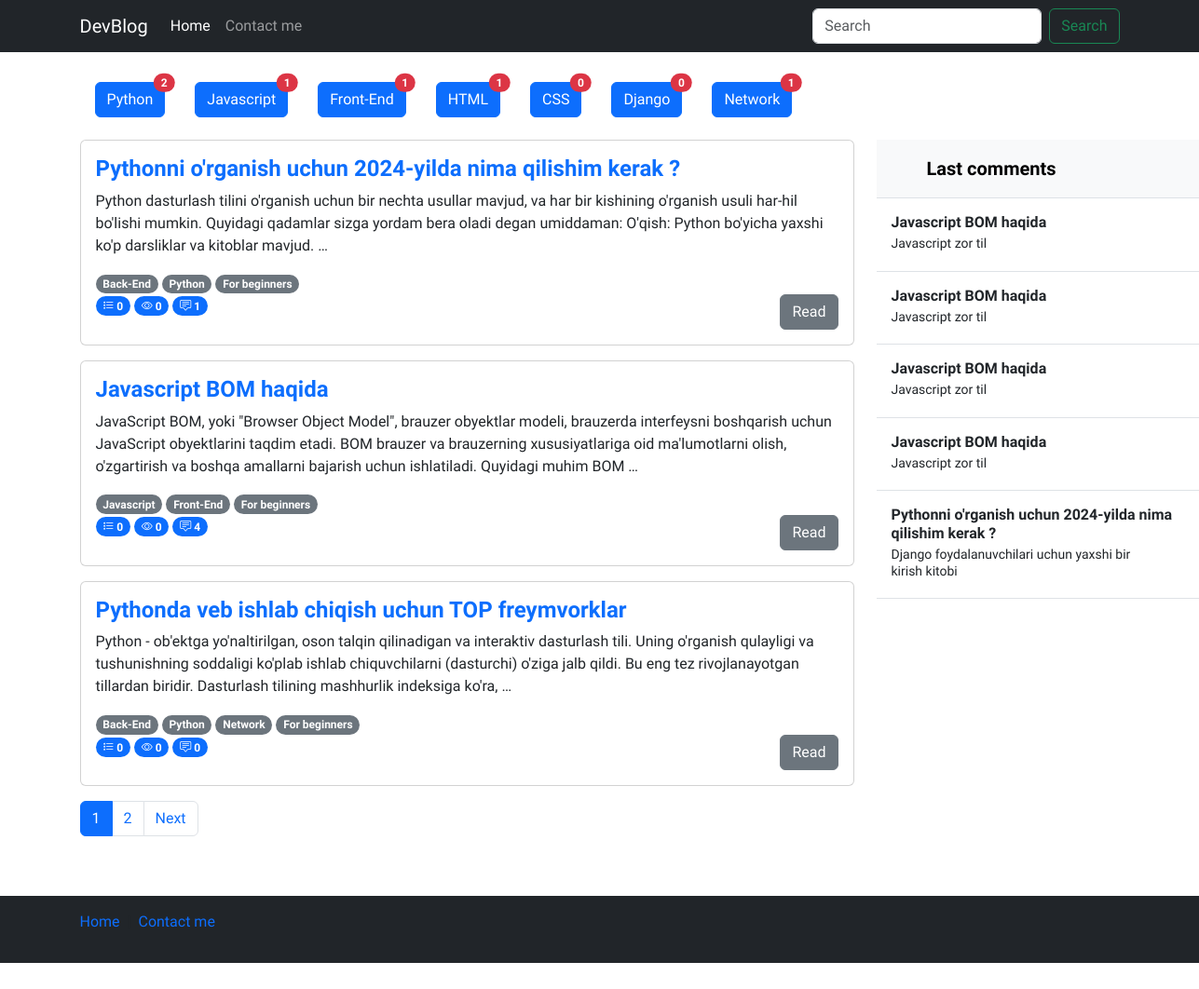
The app's page /, older data.
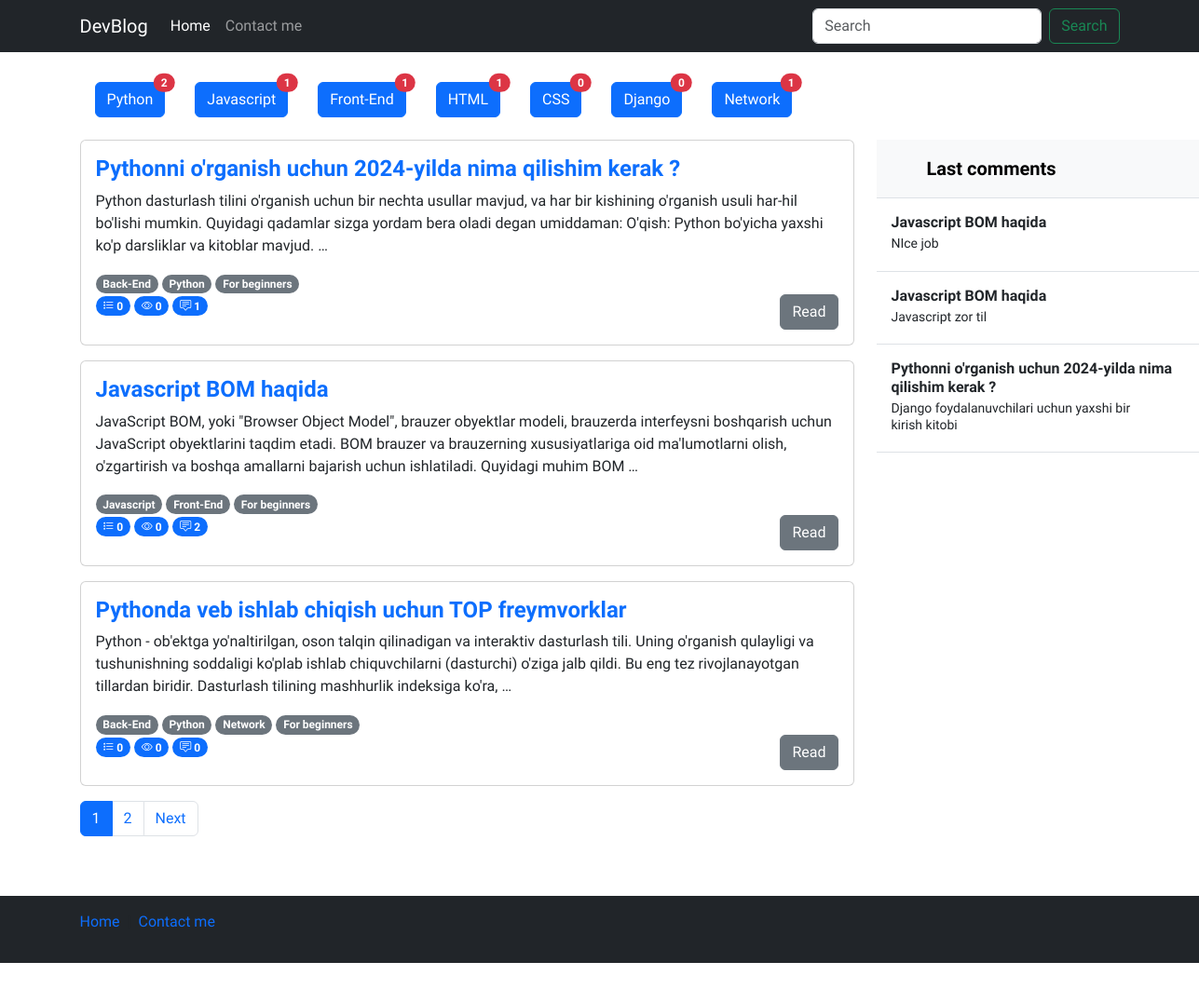
The same page, newer data.
### blog/models.py (models this page shows, shortened)
class Category(models.Model):
    name = models.CharField(verbose_name="Category name",max_length=250)
    slug = models.SlugField(max_length=250, unique=True)

class Post(models.Model):
    title = models.CharField(verbose_name="Post title",max_length=550)
    body = models.TextField(verbose_name="Post body")
    author = models.CharField(verbose_name="Post author",default="Admin",max_length=100)
    category = models.ForeignKey(Category, on_delete=models.PROTECT,related_name='posts')
    tag = models.ManyToManyField(Tag)
    views = models.PositiveIntegerField(default=0)
    publish_date = models.DateTimeField(verbose_name="Published time",auto_now_add=True)
    published = models.BooleanField(default=True)
    on_top = models.BooleanField(default=False)

class Tag(models.Model):
    name = models.CharField(verbose_name="Tag name",max_length=250)
    slug = models.SlugField(max_length=250, unique=True)

class Comment(models.Model):
    author = models.CharField(verbose_name="Comment author",max_length=100,blank=False)
    comment = models.TextField(verbose_name="Comment")
    post = models.ForeignKey(Post, on_delete=models.CASCADE, related_name='comments')

### blog/views.py (the view)
# urls.py: path('', views.home_page, name='home'),
def home_page(request):
    categories = Category.objects.all()
    posts = Post.objects.all()
    paginator = Paginator(posts, 3)
    page_number = request.GET.get("page")
    page_obj = paginator.get_page(page_number)
    last_comments = Comment.objects.all().order_by("-id")[:10]
    data = {
        "categories":categories,
        "page_obj":page_obj,
        "last_comments":last_comments
    }
    return render(request=request, template_name='index.html', context=data)

### templates/index.html (shortened to what the changed rows need)
{% load static %}
<!DOCTYPE html>
<html lang="en">
  <head>
    <link rel="stylesheet" href="{% static 'css/style.css' %}" />
    <link
      rel="stylesheet"
      href="https://cdn.jsdelivr.net/npm/bootstrap-icons@1.11.3/font/bootstrap-icons.min.css"
    />
    <link
      href="https://cdn.jsdelivr.net/npm/bootstrap@5.3.2/dist/css/bootstrap.min.css"
      rel="stylesheet"
    />
  </head>
  <body>
    <main>
      <section>
        <div class="container-md">
          <div class="d-flex flex-wrap my-3">
            {% for cat in categories %}
            <div class="d-flex flex-wrap mx-3 my-2">
              <a
                href="{% url 'blog:category_list' cat.slug %}"
                class="btn btn-primary position-relative"
              >
                {{ cat.name }}
                <span
                  class="position-absolute top-0 start-100 translate-middle badge rounded-pill bg-danger"
                >
                  {{cat.posts.all.count}}
                </span>
              </a>
            </div>
            {% endfor %}
          </div>
        </div>
        <div class="container-md">
          <div class="row">
            <div class="col-sm-12 col-md-9">
              {% for post in page_obj %}
              <div class="card mb-3">
                <div class="card-body">
                  <div class="content">
                    <a
                      href="{% url 'blog:detail' post.id %}"
                      class="text-decoration-none"
                    >
                      <h4 class="card-title fw-bold">{{post.title}}</h4></a
                    >
                    <p class="card-text">{{post.body|truncatewords:'35'}}</p>
                    {% for tag in post.tag.all %}
                    <span class="badge rounded-pill text-bg-secondary"
                      >{{tag.name}}</span
                    >
                    {% endfor %}
                    <br />
                    <span class="badge bg-primary rounded-pill">
                      <i class="bi bi-list-stars"></i>
                      {{post.ratings.all.count}}
                    </span>
                    <span class="badge bg-primary rounded-pill">
                      <i class="bi bi-eye"></i>
                      {{post.views}}
                    </span>
                    <span class="badge bg-primary rounded-pill">
                      <i class="bi bi-chat-square-text"></i>
                      {{post.comments.all.count}}
                    </span>
                    <a
                      href="{% url 'blog:detail' post.id %}"
                      class="btn btn-secondary float-end"
                      >Read</a
                    >
                  </div>
                </div>
              </div>
              {% empty %}
              <h3>Posts not found !</h3>
              {% endfor %}
              <nav aria-label="...">
                <ul class="pagination">
                  {% for page in page_obj.paginator.page_range %}
                  <li class="page-item {% if page_obj.number == page %} active {% endif %}">
                    <a class="page-link" href="?page={{ page }}">{{ page }}</a>
                  </li>
                  {% endfor %}
                </ul>
              </nav>
            </div>
            <div class="col-sm-none col-md-3">
              <div
                class="d-flex flex-column align-items-stretch flex-shrink-0 bg-body-tertiary"
                style="width: 380px"
              >
                <div
                  class="list-group list-group-flush border-bottom scrollarea"
                >
                  {% for comment in last_comments %}
                  <a
                    href="{% url 'blog:detail' comment.post.id %}"
                    class="list-group-item list-group-item-action py-3 lh-sm"
                  >
                    <div
                      class="d-flex w-100 align-items-center justify-content-between"
                    >
                      <strong class="mb-1">{{comment.post.title}}</strong>
                    </div>
                    <div class="col-10 mb-1 small">{{comment.comment}}</div>
                  </a>
                  {% endfor %}
                </div>
              </div>
            </div>
          </div>
        </div>
      </section>
    </main>
  </body>
</html>

Row changes from the older to the newer data that the page shows:
removed Comment: post "Javascript BOM haqida", comment "Javascript zor til"
removed Comment: post "Javascript BOM haqida", comment "Javascript zor til"
removed Comment: post "Javascript BOM haqida", comment "Javascript zor til"
computed for Post "Javascript BOM haqida": comments.all.count "4" → "2"
added Comment: post "Javascript BOM haqida", comment "NIce job"
